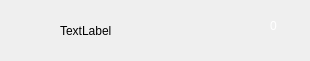
<?xml version="1.0" encoding="UTF-8"?>
<ui version="4.0">
 <class>UserItem</class>
 <widget class="QWidget" name="UserItem">
  <property name="geometry">
   <rect>
    <x>0</x>
    <y>0</y>
    <width>310</width>
    <height>61</height>
   </rect>
  </property>
  <property name="windowTitle">
   <string>Form</string>
  </property>
  <widget class="QLabel" name="label_head">
   <property name="geometry">
    <rect>
     <x>10</x>
     <y>10</y>
     <width>41</width>
     <height>41</height>
    </rect>
   </property>
   <property name="text">
    <string/>
   </property>
   <property name="pixmap">
    <pixmap resource="images.qrc">:/heads/head3.jpg</pixmap>
   </property>
   <property name="scaledContents">
    <bool>true</bool>
   </property>
  </widget>
  <widget class="QLabel" name="label_red">
   <property name="geometry">
    <rect>
     <x>260</x>
     <y>10</y>
     <width>31</width>
     <height>31</height>
    </rect>
   </property>
   <property name="text">
    <string/>
   </property>
   <property name="pixmap">
    <pixmap resource="images.qrc">:/heads/red.png</pixmap>
   </property>
   <property name="scaledContents">
    <bool>true</bool>
   </property>
  </widget>
  <widget class="QLabel" name="label_count">
   <property name="geometry">
    <rect>
     <x>270</x>
     <y>10</y>
     <width>41</width>
     <height>31</height>
    </rect>
   </property>
   <property name="styleSheet">
    <string notr="true">color: rgb(255, 255, 255);</string>
   </property>
   <property name="text">
    <string>0</string>
   </property>
  </widget>
  <widget class="QLabel" name="label_name">
   <property name="geometry">
    <rect>
     <x>60</x>
     <y>10</y>
     <width>171</width>
     <height>41</height>
    </rect>
   </property>
   <property name="text">
    <string>TextLabel</string>
   </property>
  </widget>
 </widget>
 <resources>
  <include location="images.qrc"/>
 </resources>
 <connections/>
</ui>
